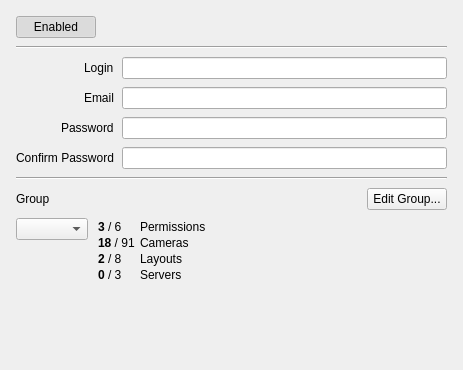
<?xml version="1.0" encoding="UTF-8"?>
<ui version="4.0">
 <class>UserSettingsWidget</class>
 <widget class="QWidget" name="UserSettingsWidget">
  <property name="geometry">
   <rect>
    <x>0</x>
    <y>0</y>
    <width>463</width>
    <height>370</height>
   </rect>
  </property>
  <layout class="QVBoxLayout" name="verticalLayout">
   <property name="spacing">
    <number>8</number>
   </property>
   <property name="leftMargin">
    <number>16</number>
   </property>
   <property name="topMargin">
    <number>16</number>
   </property>
   <property name="rightMargin">
    <number>16</number>
   </property>
   <property name="bottomMargin">
    <number>16</number>
   </property>
   <item>
    <widget class="QPushButton" name="enabledButton">
     <property name="sizePolicy">
      <sizepolicy hsizetype="Fixed" vsizetype="Fixed">
       <horstretch>0</horstretch>
       <verstretch>0</verstretch>
      </sizepolicy>
     </property>
     <property name="text">
      <string>Enabled</string>
     </property>
     <property name="checkable">
      <bool>true</bool>
     </property>
     <property name="checked">
      <bool>true</bool>
     </property>
    </widget>
   </item>
   <item>
    <widget class="Line" name="line_3">
     <property name="orientation">
      <enum>Qt::Horizontal</enum>
     </property>
    </widget>
   </item>
   <item>
    <layout class="QGridLayout" name="propertiesLayout">
     <item row="0" column="0" alignment="Qt::AlignRight">
      <widget class="QLabel" name="loginLabel">
       <property name="text">
        <string>Login</string>
       </property>
      </widget>
     </item>
     <item row="0" column="1">
      <widget class="QLineEdit" name="loginEdit"/>
     </item>
     <item row="1" column="0" alignment="Qt::AlignRight">
      <widget class="QLabel" name="emailLabel">
       <property name="text">
        <string>Email</string>
       </property>
      </widget>
     </item>
     <item row="1" column="1">
      <widget class="QLineEdit" name="emailEdit"/>
     </item>
     <item row="2" column="0" alignment="Qt::AlignRight">
      <widget class="QLabel" name="passwordLabel">
       <property name="text">
        <string>Password</string>
       </property>
      </widget>
     </item>
     <item row="2" column="1">
      <widget class="QLineEdit" name="passwordEdit">
       <property name="echoMode">
        <enum>QLineEdit::Password</enum>
       </property>
      </widget>
     </item>
     <item row="3" column="0" alignment="Qt::AlignRight">
      <widget class="QLabel" name="confirmPasswordLabel">
       <property name="text">
        <string>Confirm Password</string>
       </property>
      </widget>
     </item>
     <item row="3" column="1">
      <widget class="QLineEdit" name="confirmPasswordEdit">
       <property name="echoMode">
        <enum>QLineEdit::Password</enum>
       </property>
      </widget>
     </item>
    </layout>
   </item>
   <item>
    <widget class="Line" name="line_2">
     <property name="orientation">
      <enum>Qt::Horizontal</enum>
     </property>
    </widget>
   </item>
   <item>
    <layout class="QGridLayout" name="gridLayout" columnstretch="0,1">
     <item row="0" column="0">
      <widget class="QLabel" name="groupLabel">
       <property name="text">
        <string>Group</string>
       </property>
       <property name="buddy">
        <cstring>groupComboBox</cstring>
       </property>
      </widget>
     </item>
     <item row="1" column="0" alignment="Qt::AlignTop">
      <widget class="QComboBox" name="groupComboBox">
       <property name="sizeAdjustPolicy">
        <enum>QComboBox::AdjustToContents</enum>
       </property>
      </widget>
     </item>
     <item row="1" column="1">
      <widget class="QLabel" name="permissionsLabel">
       <property name="text">
        <string notr="true">&lt;table&gt;
&lt;tr&gt;&lt;td&gt;&lt;b&gt;3&lt;/b&gt; / 6&lt;/td&gt;&lt;td&gt;&lt;/td&gt;&lt;td&gt;Permissions&lt;/td&gt;&lt;/tr&gt;
&lt;tr&gt;&lt;td&gt;&lt;b&gt;18&lt;/b&gt; / 91&lt;/td&gt;&lt;td&gt;&lt;/td&gt;&lt;td&gt;Cameras&lt;/td&gt;&lt;/tr&gt;
&lt;tr&gt;&lt;td&gt;&lt;b&gt;2&lt;/b&gt; / 8&lt;/td&gt;&lt;td&gt;&lt;/td&gt;&lt;td&gt;Layouts&lt;/td&gt;&lt;/tr&gt;
&lt;tr&gt;&lt;td&gt;&lt;b&gt;0&lt;/b&gt; / 3&lt;/td&gt;&lt;td&gt;&lt;/td&gt;&lt;td&gt;Servers&lt;/td&gt;&lt;/tr&gt;
&lt;/table&gt;</string>
       </property>
       <property name="textFormat">
        <enum>Qt::RichText</enum>
       </property>
      </widget>
     </item>
     <item row="0" column="1" alignment="Qt::AlignRight">
      <widget class="QPushButton" name="editGroupButton">
       <property name="sizePolicy">
        <sizepolicy hsizetype="Fixed" vsizetype="Fixed">
         <horstretch>0</horstretch>
         <verstretch>0</verstretch>
        </sizepolicy>
       </property>
       <property name="text">
        <string>Edit Group...</string>
       </property>
      </widget>
     </item>
    </layout>
   </item>
   <item>
    <spacer name="verticalSpacer">
     <property name="orientation">
      <enum>Qt::Vertical</enum>
     </property>
     <property name="sizeHint" stdset="0">
      <size>
       <width>20</width>
       <height>40</height>
      </size>
     </property>
    </spacer>
   </item>
  </layout>
 </widget>
 <resources/>
 <connections/>
</ui>
